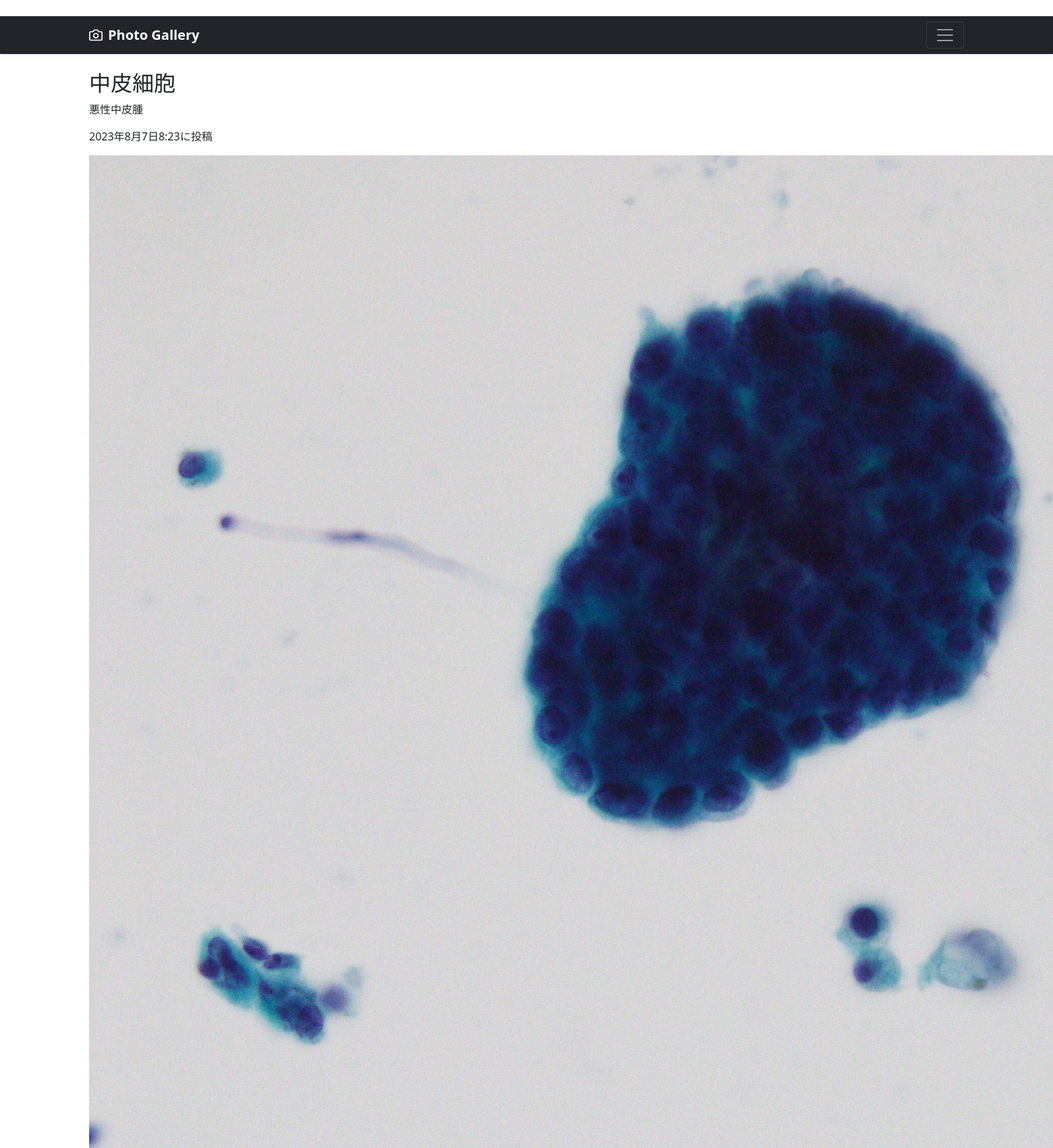
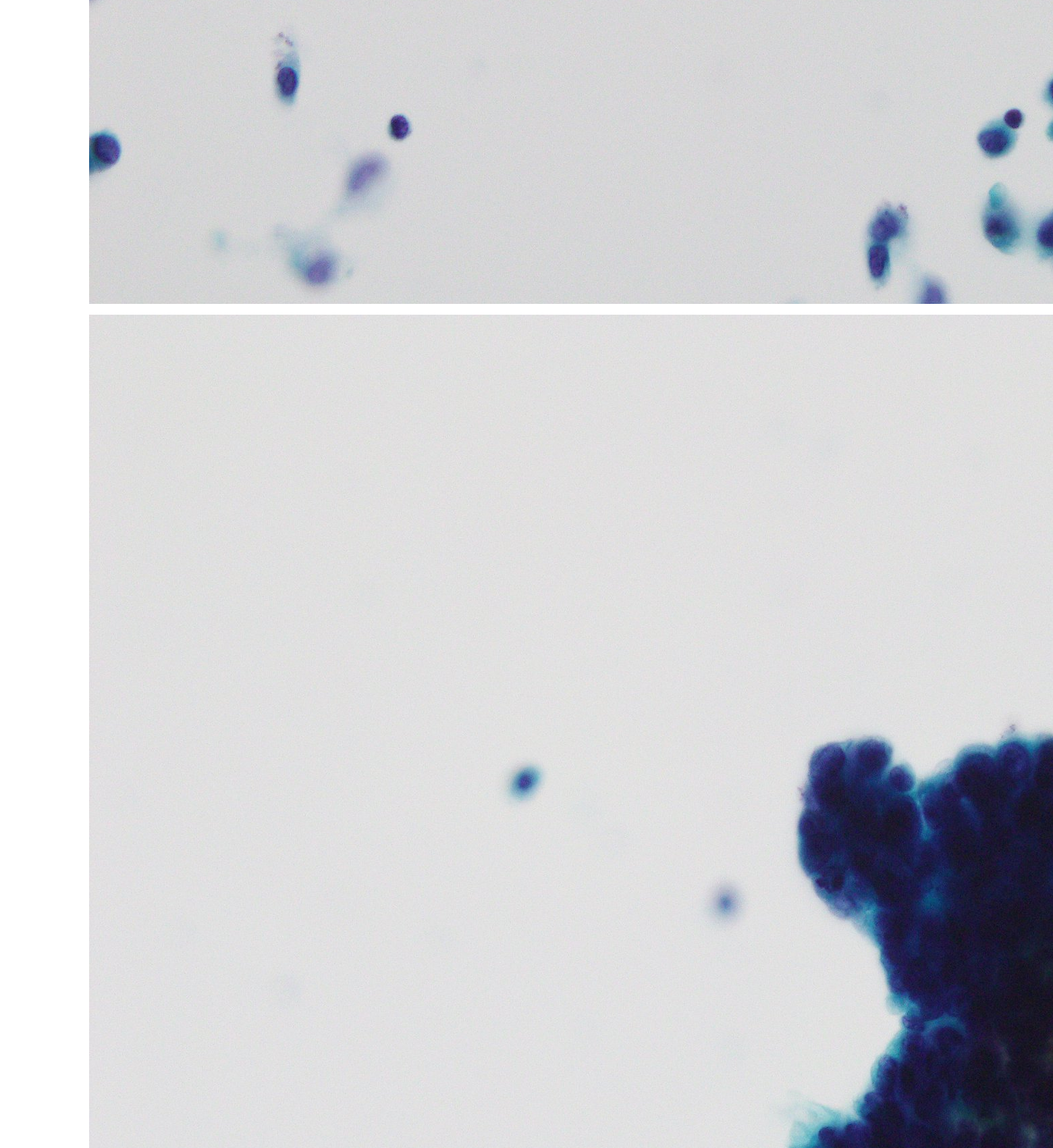
Screenshot of /photo-detail/3 (signed in, upper part) with the database file from the repository (2 pictures, top to bottom).
### photo/models.py (models this page shows, shortened)
class PhotoPost(models.Model):
    user = models.ForeignKey(
        CustomUser,
        verbose_name='ユーザー',
        on_delete=models.CASCADE
        )
    category = models.ForeignKey(
        Category,
        verbose_name='カテゴリ',
        on_delete=models.PROTECT
        )
    title = models.CharField(
        verbose_name='タイトル', # フィールドのタイトル
        max_length=200        # 最大文字数は200
        )
    comment = models.TextField(
        verbose_name='コメント',  # フィールドのタイトル
        )
    image1 = models.ImageField(
        verbose_name='イメージ1',# フィールドのタイトル
        upload_to = 'photos'   # MEDIA_ROOT以下のphotosにファイルを保存
        )
    image2 = models.ImageField(
        verbose_name='イメージ2',# フィールドのタイトル
        upload_to = 'photos',  # MEDIA_ROOT以下のphotosにファイルを保存
        blank=True,            # フィールド値の設定は必須でない
        null=True              # データベースにnullが保存されることを許容
        )
    posted_at = models.DateTimeField(
        verbose_name='投稿日時', # フィールドのタイトル
        auto_now_add=True       # 日時を自動追加
        )

### photo/views.py (the view)
class DetailView(DetailView):
    template_name ='detail.html'
    model = PhotoPost

### photo/templates/detail.html (shortened to what this page needs)
{% extends 'base.html' %}
      {% block contents %}
      <br>
      <div class="container">
        <div class="row">
            <h2>{{object.title}}</h2>
            <p>{{object.comment}}</p>
            <br>
            <p>{{object.posted_at}}に投稿</p>
            <p><img src="{{ object.image1.url }}"></img></p>
            {% if object.image2 %}
              <p><img src="{{ object.image2.url }}"></img></p>
            {% endif %}
      {% endblock %}

### rows the page displays
PhotoPost: title "中皮細胞", comment "悪性中皮腫", posted_at "2023年8月7日8:23", image1 (picture), image2 (picture)
